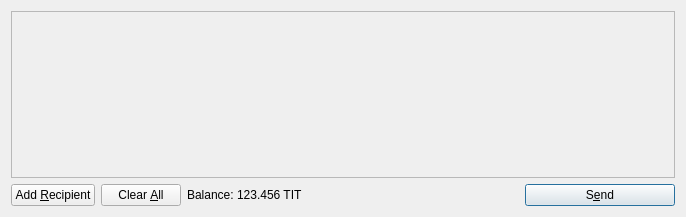
<?xml version="1.0" encoding="UTF-8"?>
<ui version="4.0">
 <class>SendCoinsDialog</class>
 <widget class="QDialog" name="SendCoinsDialog">
  <property name="geometry">
   <rect>
    <x>0</x>
    <y>0</y>
    <width>686</width>
    <height>217</height>
   </rect>
  </property>
  <property name="windowTitle">
   <string>Send Coins</string>
  </property>
  <layout class="QVBoxLayout" name="verticalLayout">
   <item>
    <widget class="QScrollArea" name="scrollArea">
     <property name="widgetResizable">
      <bool>true</bool>
     </property>
     <widget class="QWidget" name="scrollAreaWidgetContents">
      <property name="geometry">
       <rect>
        <x>0</x>
        <y>0</y>
        <width>666</width>
        <height>165</height>
       </rect>
      </property>
      <layout class="QVBoxLayout" name="verticalLayout_2">
       <property name="margin">
        <number>0</number>
       </property>
       <item>
        <layout class="QVBoxLayout" name="entries">
         <property name="spacing">
          <number>6</number>
         </property>
        </layout>
       </item>
       <item>
        <spacer name="verticalSpacer">
         <property name="orientation">
          <enum>Qt::Vertical</enum>
         </property>
         <property name="sizeHint" stdset="0">
          <size>
           <width>20</width>
           <height>40</height>
          </size>
         </property>
        </spacer>
       </item>
      </layout>
     </widget>
    </widget>
   </item>
   <item>
    <layout class="QHBoxLayout" name="horizontalLayout">
     <item>
      <widget class="QPushButton" name="addButton">
       <property name="toolTip">
        <string>Send to multiple recipients at once</string>
       </property>
       <property name="text">
        <string>Add &amp;Recipient</string>
       </property>
       <property name="icon">
        <iconset resource="../bitcoin.qrc">
         <normaloff>:/icons/add</normaloff>:/icons/add</iconset>
       </property>
       <property name="autoDefault">
        <bool>false</bool>
       </property>
      </widget>
     </item>
     <item>
      <widget class="QPushButton" name="clearButton">
       <property name="sizePolicy">
        <sizepolicy hsizetype="Minimum" vsizetype="Fixed">
         <horstretch>0</horstretch>
         <verstretch>0</verstretch>
        </sizepolicy>
       </property>
       <property name="toolTip">
        <string>Remove all transaction fields</string>
       </property>
       <property name="text">
        <string>Clear &amp;All</string>
       </property>
       <property name="icon">
        <iconset resource="../bitcoin.qrc">
         <normaloff>:/icons/remove</normaloff>:/icons/remove</iconset>
       </property>
       <property name="autoRepeatDelay">
        <number>300</number>
       </property>
       <property name="autoDefault">
        <bool>false</bool>
       </property>
      </widget>
     </item>
     <item>
      <layout class="QHBoxLayout" name="horizontalLayout_2">
       <property name="spacing">
        <number>3</number>
       </property>
       <item>
        <widget class="QLabel" name="label">
         <property name="text">
          <string>Balance:</string>
         </property>
        </widget>
       </item>
       <item>
        <widget class="QLabel" name="labelBalance">
         <property name="cursor">
          <cursorShape>IBeamCursor</cursorShape>
         </property>
         <property name="text">
          <string>123.456 TIT</string>
         </property>
         <property name="textInteractionFlags">
          <set>Qt::LinksAccessibleByMouse|Qt::TextSelectableByKeyboard|Qt::TextSelectableByMouse</set>
         </property>
        </widget>
       </item>
      </layout>
     </item>
     <item>
      <spacer name="horizontalSpacer">
       <property name="orientation">
        <enum>Qt::Horizontal</enum>
       </property>
       <property name="sizeHint" stdset="0">
        <size>
         <width>40</width>
         <height>20</height>
        </size>
       </property>
      </spacer>
     </item>
     <item>
      <widget class="QPushButton" name="sendButton">
       <property name="minimumSize">
        <size>
         <width>150</width>
         <height>0</height>
        </size>
       </property>
       <property name="toolTip">
        <string>Confirm the send action</string>
       </property>
       <property name="text">
        <string>S&amp;end</string>
       </property>
       <property name="icon">
        <iconset resource="../bitcoin.qrc">
         <normaloff>:/icons/send</normaloff>:/icons/send</iconset>
       </property>
       <property name="default">
        <bool>true</bool>
       </property>
      </widget>
     </item>
    </layout>
   </item>
  </layout>
 </widget>
 <resources>
  <include location="../bitcoin.qrc"/>
 </resources>
 <connections/>
</ui>
